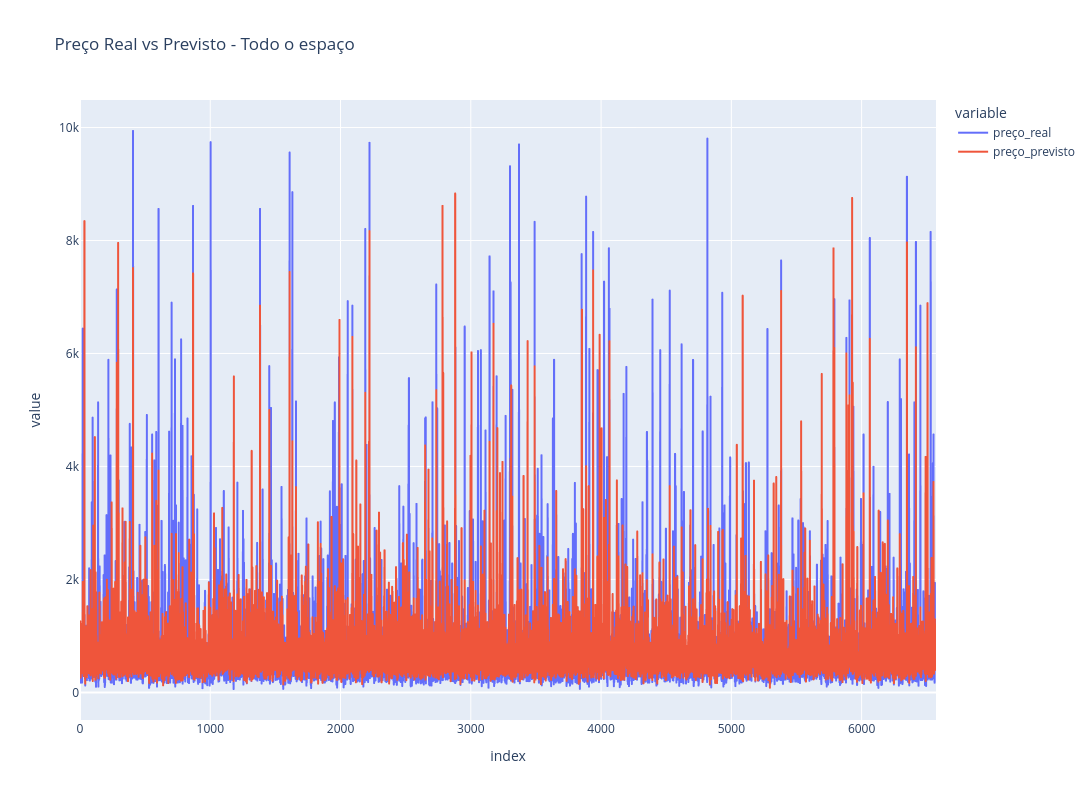

The notebook cell this image was saved under:
### Markdown cell above
Resultado muito bom com XGBoost, principalmente para os dados de todo o espaço, no entanto houve perda de quase 40% dos dados totais devido a falta de dados em algumas das features, uma análise sem algumas features precisa ser feita.

### Code cell
import pandas as pd
import plotly.express as px

nome_do_grupo = 'Todo o espaço' 

y_real = predicoes_pricing[CASO]['arvore_xgboost'][nome_do_grupo]['y_test']
y_previsto = predicoes_pricing[CASO]['arvore_xgboost'][nome_do_grupo]['y_pred']

df_grupo_original = dfs_por_quartos[nome_do_grupo].dropna()
X_grupo = df_grupo_original.drop(columns=['price_cleaned'])
y_grupo = df_grupo_original['price_cleaned'].values

_, X_test_grupo, _, _ = train_test_split(
    X_grupo, y_grupo, test_size=0.2, random_state=RANDOM_SEED
)

df_grupo = pd.DataFrame({
    'id_imovel': X_test_grupo['id'], 
    'preço_real': y_real,            
    'preço_previsto': y_previsto     
})

df_grupo.reset_index(drop=True, inplace=True)
df_grupo['erro (%)'] = ((df_grupo['preço_real'] - df_grupo['preço_previsto']).abs() / df_grupo['preço_real'])*100

fig = px.line(df_grupo, y=['preço_real', 'preço_previsto'], 
              title=f"Preço Real vs Previsto - {nome_do_grupo}")
fig.update_layout(
    width=1500,
    height=800
)
fig.show()

print(f"Exemplos com erro >= 10% para {nome_do_grupo}:")
print(df_grupo[df_grupo['erro (%)'] >= 10].head())

### Figure 1 — Plotly figure (JSON) as saved in the notebook; plotly's stock layout.template omitted (floating-point values rounded to 4 significant figures; data arrays with more than 128 entries replaced by an {"elided": "..."} marker saying what was removed)
{"data": [{"hovertemplate": "variable=preço_real<br>index=%{x}<br>value=%{y}<extra></extra>", "legendgroup": "preço_real", "line": {"color": "#636efa", "dash": "solid"}, "marker": {"symbol": "circle"}, "mode": "lines", "name": "preço_real", "showlegend": true, "type": "scattergl", "x": {"elided": "6572 int values"}, "xaxis": "x", "y": {"elided": "6572 float values"}, "yaxis": "y"}, {"hovertemplate": "variable=preço_previsto<br>index=%{x}<br>value=%{y}<extra></extra>", "legendgroup": "preço_previsto", "line": {"color": "#EF553B", "dash": "solid"}, "marker": {"symbol": "circle"}, "mode": "lines", "name": "preço_previsto", "showlegend": true, "type": "scattergl", "x": {"elided": "6572 int values"}, "xaxis": "x", "y": {"elided": "6572 float values"}, "yaxis": "y"}], "layout": {"height": 800, "legend": {"title": {"text": "variable"}, "tracegroupgap": 0}, "title": {"text": "Preço Real vs Previsto - Todo o espaço"}, "width": 1500, "xaxis": {"anchor": "y", "domain": [0, 1], "title": {"text": "index"}}, "yaxis": {"anchor": "x", "domain": [0, 1], "title": {"text": "value"}}}}
